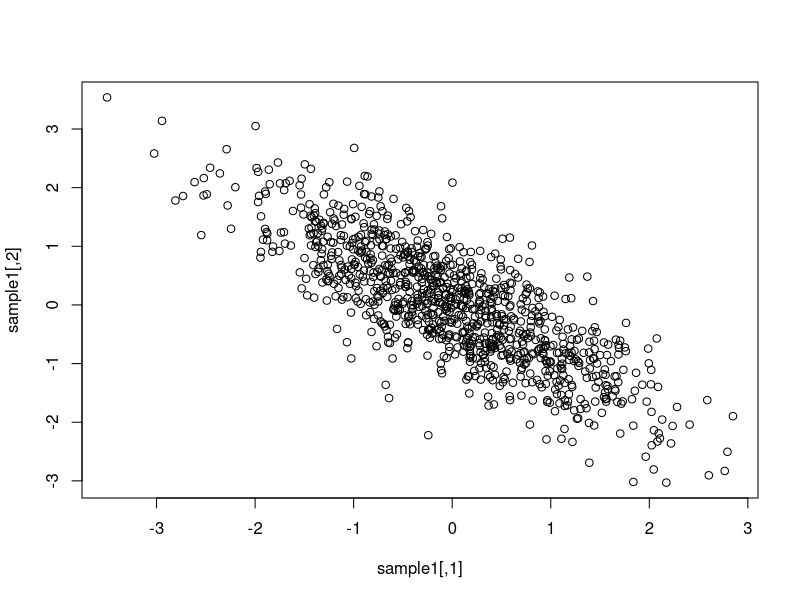
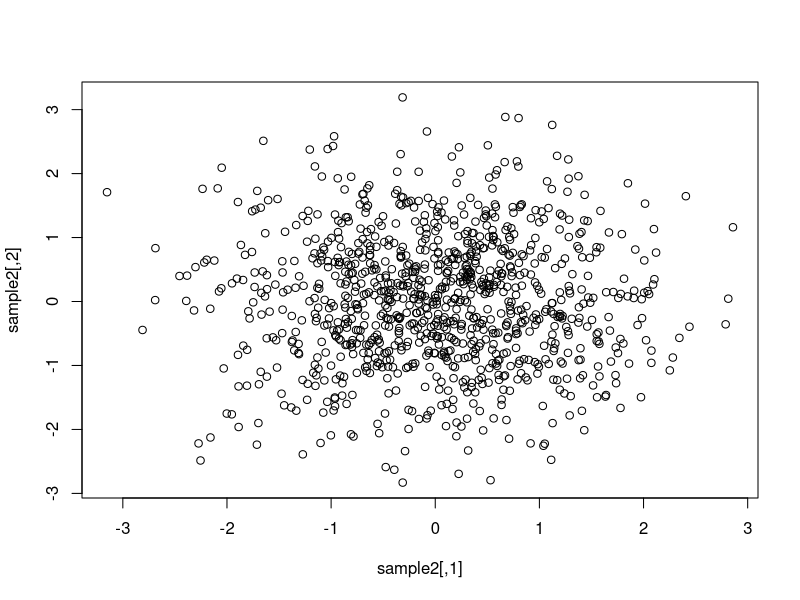
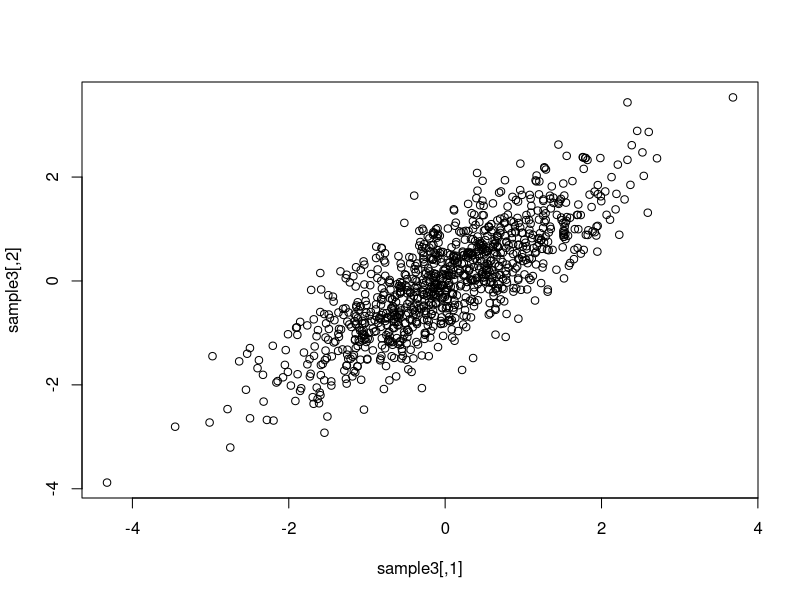

These figures' R source, in order:
### Slide 12 ###
# Scatterplot for three different covariance structures of a bivariate model
library(mvtnorm)

sample1 <- rmvnorm(1000,c(0,0),sigma=matrix(c(1,-0.8,-0.8,1),ncol=2))
plot(sample1)

sample2 <- rmvnorm(1000,c(0,0),sigma=matrix(c(1,0,0,1),ncol=2))
plot(sample2)

sample3 <- rmvnorm(1000,c(0,0),sigma=matrix(c(1,0.8,0.8,1),ncol=2))
plot(sample3)

cov(sample3)